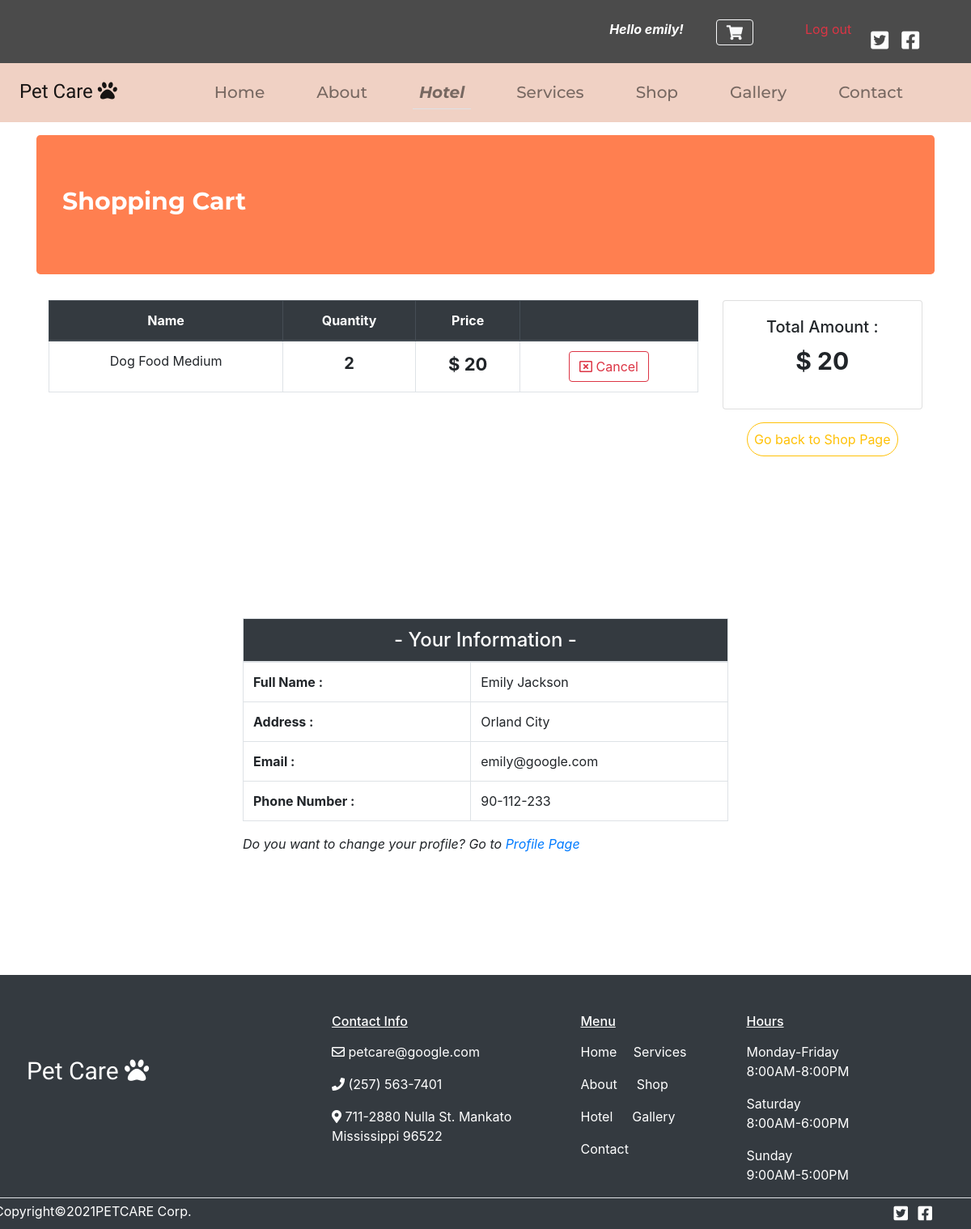
The page /views/insideCart.php (signed in) on the database its author committed.
### tables this page shows
CREATE TABLE `carts` (
  `id` int(11) NOT NULL,
  `product_id` int(11) NOT NULL,
  `product_number` int(11) NOT NULL,
  `customer_id` int(11) NOT NULL
);

CREATE TABLE `products` (
  `id` int(11) NOT NULL,
  `name` varchar(100) NOT NULL,
  `price` int(11) NOT NULL
);

CREATE TABLE `customers` (
  `id` int(11) NOT NULL,
  `first_name` varchar(100) NOT NULL,
  `last_name` varchar(100) NOT NULL,
  `address` varchar(255) NOT NULL,
  `email` varchar(100) NOT NULL,
  `contact_number` varchar(100) NOT NULL,
  `account_id` int(11) NOT NULL
);

### classes/database.php (called while the page is built, shortened)
<?php
class Database{
   private $server_name = "localhost";
   private $username = "root";
   private $password = "";
   private $db_name = "pet_care";
   public function __construct(){
       $this->conn = new mysqli($this->server_name,$this->username,$this->password,$this->db_name);
   }
}

### classes/product.php (called while the page is built, shortened)
<?php
require "database.php";
class Product extends Database{
    public function insideCart($user_id){
        $sql = "SELECT *
                FROM products
                INNER JOIN carts
                ON products.id = carts.product_id
                WHERE customer_id = $user_id";
        if($result = $this->conn->query($sql)){
            return $result;
        }else{
            die("Error retrieving Cart's details" . $this->conn->error);
        }
    }
    public function getCustomer($user_id){
        $sql = "SELECT *
                FROM customers
                INNER JOIN carts
                ON customers.id = carts.customer_id
                WHERE customer_id = $user_id";
        if($result = $this->conn->query($sql)){
            return $result->fetch_assoc();
        }else{
            die("Error retrieving User details" . $this->conn->error);
        }
    }
    public function addedCart($user_id){
        $sql = "SELECT *
                FROM carts
                WHERE customer_id = $user_id";
        if($result = $this->conn->query($sql)){
           if($result->num_rows > 0){
              return true;
           }else{
              return false;
           }
        }else{
            die("Error retrieving cart" . $this->conn->error);
        }
    }
}

### views/insideCart.php (the view)
<?php include "menu.php";?>
<link rel="stylesheet" href="../assets/css/insideCart.css">
<?php
require_once "../classes/product.php";
$product = new Product;
$inside_cart = $product->insideCart($_SESSION['user_id']);
$customer_details = $product->getCustomer($_SESSION['user_id']);
$added_cart = $product->addedCart($_SESSION['user_id']);
?>
<body>
    <main>
        <section class="container text-white mt-3" id="showcase">
            <div class="jumbotron">
                <h3>Shopping Cart</h3>
            </div>
        </section>
        <section class="container row mx-auto" id="details">
            <article class="col-sm-12 col-md-9 col-lg-9" id="item_detail">
                <table class="table table-bordered text-center">
                    <thead class="thead-dark">
                        <tr>
                            <th>Name</th>
                            <th>Quantity</th>
                            <th>Price</th>
                            <th></th>
                        </tr>
                    </thead>
                    <?php
                        $total_total = 0;
                        while($item = $inside_cart->fetch_assoc()){
                            $price_total = $item['product_number'] * $item['price'];
                            $total_total += $price_total;
                     ?>
                    <tbody>
                        <tr>
                            <td><?= $item['name']?></td>
                            <td class="font-weight-bold" style="font-size:20px;"><?= $item['product_number']?></td>
                            <td class="font-weight-bold" style="font-size:22px;">$ <?= $price_total?></td>
                            <td><a href="../actions/deleteProduct.php?cart_id=<?=$item['id']?>" class="btn btn-outline-danger"><i class="far fa-window-close"></i> Cancel</a></td>
                        </tr>
                    </tbody>
                    <?php
                        }
                    ?>
                </table>
            </article>
            <article class="col-sm-12 col-md-3 col-lg-3">
                <div class="card text-center font-weight-bold">
                    <div class="card-body">
                        <h5>Total Amount :</h5>
                        <p style="font-size:30px;">$ <?=$total_total?></p>
                    </div>
                </div>
                <div class="text-center mt-3">
                    <a href="../views/product.php" class="btn btn-outline-warning rounded-pill p-2">Go back to Shop Page</a>
                </div>
            </article>
        </section>
        <?php
            if($added_cart){
        ?>
            <section class="w-50 mx-auto mt-5" id="customer_detail">
                <table class="table table-bordered">
                    <thead>
                        <tr>
                            <th colspan="2" class="h4 text-center bg-dark text-white">- Your Information -</th>
                        </tr>
                    </thead>
                    <tbody>
                        <tr>
                            <td class="font-weight-bold">Full Name :</td>
                            <td><?=$customer_details['first_name'] . " " . $customer_details['last_name'] ?></td>
                        </tr>
                        <tr>
                            <td class="font-weight-bold">Address :</td>
                            <td><?=$customer_details['address']?></td>
                        </tr>
                        <tr>
                            <td class="font-weight-bold">Email :</td>
                            <td><?=$customer_details['email']?></td>
                        </tr>
                        <tr>
                            <td class="font-weight-bold">Phone Number :</td>
                            <td><?=$customer_details['contact_number']?></td>
                        </tr>
                    </tbody>
                </table>
                <div id="button">
                    <span class="font-italic">Do you want to change your profile? Go to <a href="../views/profile.php">Profile Page</a></span>
                </div>
            </section>
        <?php
            }else{
            }
        ?>
    </main>
</body>
<?php include "footer.php";?>

### views/menu.php (shortened to what this page needs)
<!DOCTYPE html>
<html lang="en">
<head>
<link rel="stylesheet" href="https://cdnjs.cloudflare.com/ajax/libs/twitter-bootstrap/4.6.0/css/bootstrap.min.css">
<link rel="stylesheet" href="https://cdnjs.cloudflare.com/ajax/libs/font-awesome/5.15.2/css/all.min.css">
   <nav class="nav1 navbar navbar-expand-md navbar-dark" style="background-color: #000000b4;">
      <div class="collapse navbar-collapse " id="main_nav">
        <ul class="navbar-nav ml-auto pt-2">
            <li class="nav-item mr-4">
                <?php
                   if(!$_SESSION){
                     echo "<span class='nav-link text-white'>Hello Guest!</span>";
                     echo "<li class='nav-item mr-3'><a href='../views/index.php' class='nav-link'>Login</a></li>";
                     echo "<li class='nav-item mr-3'><a href='../views/register.php' class='nav-link '>Register</a></li>";
                   }else{
                     echo "<a href='../views/profile.php' class='nav-link text-white font-weight-bold font-italic'>Hello " . $_SESSION['username'] . "!</a>";
                     echo "<li class='nav-item mr-5'><a href='../views/insideCart.php' class='nav-link'><i class='fas fa-shopping-cart btn btn-outline-light'style='font-size:18px;'></i></a></li>";
                   }
                ?>
            </li>
            <li class="nav-item mr-3"><a href="../actions/logout.php" class="nav-link text-danger">Log out</a></li>
            <li class="nav-item mr-3 mt-3"><a href="#" style="font-size:25px;"><i class="fab fa-twitter-square text-white"></i></a></li>
            <li class="nav-item mr-5 mt-3"><a href="#" style="font-size:25px;"></i><i class="fab fa-facebook-square text-white"></i></a></li>
        </ul>
      </div>
   </nav>
   <nav class="nav2 navbar navbar-expand-md navbar-light py-3 sticky-top" style="background-color: #edc7b7d0;">
     <div class="collapse navbar-collapse">
        <ul class="navbar-nav h5" style="font-family:'Montserrat', sans-serif;">
            <li class="nav-item ml-2 mr-5"><a href="../views/home.php" class="navbar-brand" style="font-family:'Akaya Telivigala', cursive; font-size:24px;">Pet Care <i class="fas fa-paw"></i></a></li>
            <li class="nav-item ml-5"><a href="home.php" class="nav-link">Home</a></li>
            <li class="nav-item ml-5"><a href="../views/about.php" class="nav-link">About</a></li>
            <li class="nav-item ml-5 font-weight-bold font-italic border-bottom"><a href="../views/hotel.php" class="nav-link">Hotel</a></li>
            <li class="nav-item ml-5"><a href="../views/service.php" class="nav-link">Services</a></li>
            <li class="nav-item ml-5"><a href="../views/product.php" class="nav-link">Shop</a></li>
            <li class="nav-item ml-5"><a href="../views/gallery.php" class="nav-link">Gallery</a></li>
            <li class="nav-item ml-5"><a href="../views/contact.php" class="nav-link">Contact</a></li>
        </ul>
    </div>
   </nav>
</head>

### views/footer.php (shortened to what this page needs)
<body>
    <footer class="row bg-dark text-white pt-5">
       <a href="../views/home.php" class="col-sm-12 col-md-4 col-lg-4 text-white text-decoration-none p-5" style="font-size:30px; font-family:'Akaya Telivigala', cursive;">Pet Care <i class="fas fa-paw"></i></a>
       <section class="col-sm-4 col-md-3 col-md-3">
          <h6 class="mb-3"style="text-decoration:underline;">Contact Info</h6>
          <p><i class="far fa-envelope"></i> petcare@google.com</p>
          <p><i class="fas fa-phone"></i> (257) 563-7401</p>
          <p><i class="fas fa-map-marker-alt"></i> 711-2880 Nulla St.
          Mankato Mississippi 96522</p>
       </section>
       <section class="col-sm-4 col-md-2 col-md-2">
          <h6 class="mb-3" style="text-decoration:underline;">Menu</h6>
          <p ><a href="../views/home.php" class="mr-3 text-white">Home</a> <a href="../views/service.php" class="text-white">Services</a></p>
          <p><a href="../views/about.php" class="mr-4 text-white">About</a><a href="../views/product.php" class="text-white">Shop</a></p>
          <p> <a href="../views/hotel.php" class="mr-4 text-white">Hotel</a><a href="../views/gallery.php" class="text-white">Gallery</a></p>
          <a href="../views/contact.php" class="mr-4 text-white">Contact</a>
       </section>
       <section class="col-sm-4 col-md-3 col-md-3">
           <h6 class="mb-3" style="text-decoration:underline;">Hours</h6>
           <h7>Monday-Friday</h7>
           <p>8:00AM-8:00PM</p>
           <h7>Saturday</h7>
           <p>8:00AM-6:00PM</p>
           <h7>Sunday</h7>
           <p>9:00AM-5:00PM</p>
       </section>
       <div class="col-12 py-1 pl-2 border-top">
                <span class="h7">Copyright&copy;2021PETCARE Corp.</span>
           <div class="float-right">
                <a href="#" style="font-size:20px;"><i class="fab fa-twitter-square text-white mr-2"></i></a>
                <a href="#" style="font-size:20px;"></i><i class="fab fa-facebook-square text-white mr-5"></i></a>
           </div>
       </div>
    </footer>
</body>
</html>

### assets/css/insideCart.css (style rules this page uses)
* { box-sizing: border-box; margin: 0; }
#showcase .jumbotron { background-color: coral; }
#showcase h3 { font-family: 'Montserrat', sans-serif; font-size: 30px; font-weight: bold; }
#details { margin-bottom: 200px; }
#customer_detail { margin-bottom: 150px; }

### rows shown on the page
carts: product.name "Dog Food Medium", product_number "2", product_number.price "20", customer.first_name "Emily", customer.last_name "Jackson", customer.address "Orland City", customer.email "emily@google.com", customer.contact_number "90-112-233"

### other values the page prints
$_SESSION['username'] "emily"
$total_total "20"
